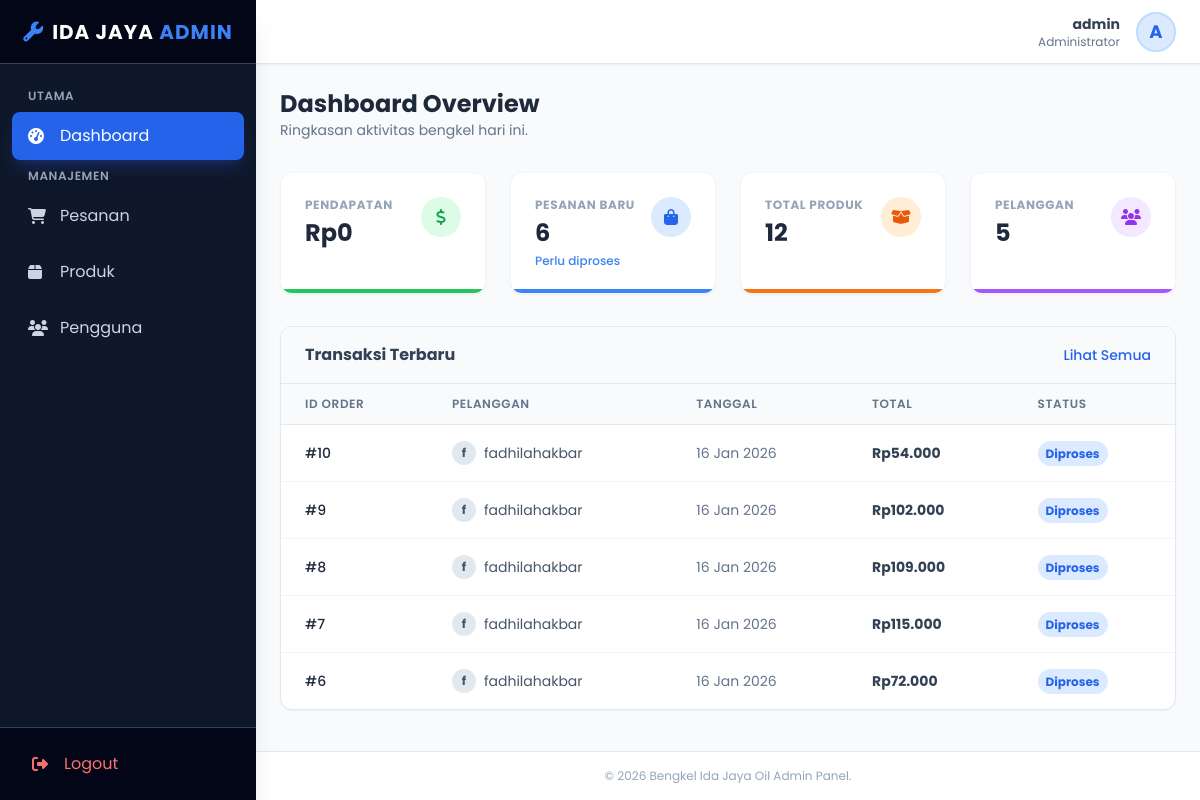
/admin/index.php (signed in), run on the app's committed database.
### tables this page shows
CREATE TABLE `pesanan` (
  `id_pesanan` int(11) NOT NULL,
  `id_user` int(11) NOT NULL,
  `tanggal_pesanan` datetime DEFAULT current_timestamp(),
  `total_harga` decimal(15,2) NOT NULL,
  `ongkos_kirim` decimal(15,2) DEFAULT NULL,
  `alamat_pengiriman` text NOT NULL,
  `jasa_pengiriman` varchar(50) DEFAULT NULL,
  `catatan` text DEFAULT NULL,
  `metode_pembayaran` varchar(50) NOT NULL,
  `status_pesanan` varchar(50) DEFAULT 'Menunggu Pembayaran',
  `bukti_pembayaran` varchar(255) DEFAULT NULL
);

CREATE TABLE `users` (
  `id_user` int(11) NOT NULL,
  `username` varchar(100) NOT NULL,
  `no_telp` varchar(20) DEFAULT NULL,
  `password` varchar(255) NOT NULL,
  `nama_lengkap` varchar(150) DEFAULT NULL,
  `role` enum('user','admin') NOT NULL DEFAULT 'user',
  `created_at` timestamp NOT NULL DEFAULT current_timestamp()
);

### admin/index.php (the view, shortened to what this page needs)
<?php
include 'admin_header.php';
$sql_pendapatan = "SELECT SUM(total_harga) AS total FROM pesanan WHERE status_pesanan = 'Selesai' OR status_pesanan = 'Sukses'";
$res_pendapatan = $conn->query($sql_pendapatan);
$pendapatan = $res_pendapatan->fetch_assoc()['total'] ?? 0;
$sql_baru = "SELECT COUNT(id_pesanan) AS total FROM pesanan WHERE status_pesanan IN ('Diproses', 'Menunggu Pembayaran')";
$res_baru = $conn->query($sql_baru);
$pesanan_baru = $res_baru->fetch_assoc()['total'] ?? 0;
$res_produk = $conn->query("SELECT COUNT(id) AS total FROM produk");
$jumlah_produk = $res_produk->fetch_assoc()['total'] ?? 0;
$cek_kolom = $conn->query("SHOW COLUMNS FROM users LIKE 'role'");
if($cek_kolom->num_rows > 0) {
    $sql_pelanggan = "SELECT COUNT(id_user) AS total FROM users WHERE role = 'user'";
} else {
    $sql_pelanggan = "SELECT COUNT(id_user) AS total FROM users";
}
$res_pelanggan = $conn->query($sql_pelanggan);
$jumlah_pelanggan = $res_pelanggan->fetch_assoc()['total'] ?? 0;
$pesanan_terbaru = [];
$sql_recent = "
    SELECT p.id_pesanan, u.nama_lengkap, p.tanggal_pesanan, p.total_harga, p.status_pesanan
    FROM pesanan p
    LEFT JOIN users u ON p.id_user = u.id_user
    ORDER BY p.tanggal_pesanan DESC
    LIMIT 5
";
$res_recent = $conn->query($sql_recent);
if ($res_recent && $res_recent->num_rows > 0) {
    while($row = $res_recent->fetch_assoc()) {
        $pesanan_terbaru[] = $row;
    }
}
?>
<div class="mb-8">
    <h1 class="text-2xl font-bold text-slate-800">Dashboard Overview</h1>
    <p class="text-slate-500 text-sm">Ringkasan aktivitas bengkel hari ini.</p>
</div>
<div class="grid grid-cols-1 md:grid-cols-2 lg:grid-cols-4 gap-6 mb-8">
    <div class="bg-white p-6 rounded-xl shadow-sm border border-slate-100 hover:shadow-md transition-shadow relative overflow-hidden">
        <div class="flex justify-between items-start">
            <div>
                <p class="text-xs font-bold text-slate-400 uppercase tracking-wider mb-1">Pendapatan</p>
                <h3 class="text-2xl font-bold text-slate-800">Rp<?= number_format($pendapatan, 0, ',', '.') ?></h3>
            </div>
            <div class="w-10 h-10 rounded-full bg-green-100 flex items-center justify-center text-green-600">
                <i class="fas fa-dollar-sign"></i>
            </div>
        </div>
        <div class="absolute bottom-0 left-0 w-full h-1 bg-green-500"></div>
    </div>
    <div class="bg-white p-6 rounded-xl shadow-sm border border-slate-100 hover:shadow-md transition-shadow relative overflow-hidden">
        <div class="flex justify-between items-start">
            <div>
                <p class="text-xs font-bold text-slate-400 uppercase tracking-wider mb-1">Pesanan Baru</p>
                <h3 class="text-2xl font-bold text-slate-800"><?= $pesanan_baru ?></h3>
                <p class="text-xs text-blue-500 mt-1 font-medium">Perlu diproses</p>
            </div>
            <div class="w-10 h-10 rounded-full bg-blue-100 flex items-center justify-center text-blue-600">
                <i class="fas fa-shopping-bag"></i>
            </div>
        </div>
        <div class="absolute bottom-0 left-0 w-full h-1 bg-blue-500"></div>
    </div>
    <div class="bg-white p-6 rounded-xl shadow-sm border border-slate-100 hover:shadow-md transition-shadow relative overflow-hidden">
        <div class="flex justify-between items-start">
            <div>
                <p class="text-xs font-bold text-slate-400 uppercase tracking-wider mb-1">Total Produk</p>
                <h3 class="text-2xl font-bold text-slate-800"><?= $jumlah_produk ?></h3>
            </div>
            <div class="w-10 h-10 rounded-full bg-orange-100 flex items-center justify-center text-orange-600">
                <i class="fas fa-box-open"></i>
            </div>
        </div>
        <div class="absolute bottom-0 left-0 w-full h-1 bg-orange-500"></div>
    </div>
    <div class="bg-white p-6 rounded-xl shadow-sm border border-slate-100 hover:shadow-md transition-shadow relative overflow-hidden">
        <div class="flex justify-between items-start">
            <div>
                <p class="text-xs font-bold text-slate-400 uppercase tracking-wider mb-1">Pelanggan</p>
                <h3 class="text-2xl font-bold text-slate-800"><?= $jumlah_pelanggan ?></h3>
            </div>
            <div class="w-10 h-10 rounded-full bg-purple-100 flex items-center justify-center text-purple-600">
                <i class="fas fa-users"></i>
            </div>
        </div>
        <div class="absolute bottom-0 left-0 w-full h-1 bg-purple-500"></div>
    </div>
</div>
<div class="bg-white rounded-xl shadow-sm border border-slate-200 overflow-hidden">
    <div class="px-6 py-4 border-b border-slate-200 flex justify-between items-center bg-slate-50">
        <h2 class="font-bold text-slate-700">Transaksi Terbaru</h2>
        <a href="kelola_pesanan.php" class="text-sm text-blue-600 hover:text-blue-800 font-medium">Lihat Semua</a>
    </div>
    <div class="overflow-x-auto">
        <table class="w-full text-left border-collapse">
            <thead>
                <tr class="bg-slate-50 text-slate-500 text-xs uppercase tracking-wider border-b border-slate-200">
                    <th class="px-6 py-3 font-semibold">ID Order</th>
                    <th class="px-6 py-3 font-semibold">Pelanggan</th>
                    <th class="px-6 py-3 font-semibold">Tanggal</th>
                    <th class="px-6 py-3 font-semibold">Total</th>
                    <th class="px-6 py-3 font-semibold">Status</th>
                </tr>
            </thead>
            <tbody class="divide-y divide-slate-100 text-sm">
                <?php if (!empty($pesanan_terbaru)): ?>
                    <?php foreach ($pesanan_terbaru as $p): ?>
                        <tr class="hover:bg-slate-50 transition-colors">
                            <td class="px-6 py-4 font-medium text-slate-800">#<?= $p['id_pesanan'] ?></td>
                            <td class="px-6 py-4">
                                <div class="flex items-center gap-2">
                                    <div class="w-6 h-6 rounded-full bg-slate-200 flex items-center justify-center text-xs font-bold text-slate-600">
                                        <?= substr($p['nama_lengkap'] ?? 'U', 0, 1) ?>
                                    </div>
                                    <span class="text-slate-600"><?= htmlspecialchars($p['nama_lengkap'] ?? 'User Terhapus') ?></span>
                                </div>
                            </td>
                            <td class="px-6 py-4 text-slate-500"><?= date('d M Y', strtotime($p['tanggal_pesanan'])) ?></td>
                            <td class="px-6 py-4 font-bold text-slate-700">Rp<?= number_format($p['total_harga'], 0, ',', '.') ?></td>
                            <td class="px-6 py-4">
                                <?php
                                    $status = strtolower($p['status_pesanan']);
                                    $badgeColor = 'bg-gray-100 text-gray-600';
                                    if(strpos($status, 'proses') !== false) $badgeColor = 'bg-blue-100 text-blue-600';
                                ?>
                                <span class="px-2 py-1 rounded-full text-xs font-bold <?= $badgeColor ?>">
                                    <?= ucfirst($p['status_pesanan']) ?>
                                </span>
                            </td>
                        </tr>
                    <?php endforeach; ?>
                <?php else: ?>
                    <tr>
                        <td colspan="5" class="px-6 py-8 text-center text-slate-400">Belum ada transaksi terbaru.</td>
                    </tr>
                <?php endif; ?>
            </tbody>
        </table>
    </div>
</div>
<?php include 'admin_footer.php'; ?>

### admin/admin_header.php (style rules this page uses)
body { font-family: 'Poppins', sans-serif; }

### data on the page
pesanan: id_pesanan "10", id_user.nama_lengkap "f", id_user.nama_lengkap "fadhilahakbar", tanggal_pesanan "16 Jan 2026", total_harga "54.000", status_pesanan "Diproses"
pesanan: id_pesanan "9", id_user.nama_lengkap "f", id_user.nama_lengkap "fadhilahakbar", tanggal_pesanan "16 Jan 2026", total_harga "102.000", status_pesanan "Diproses"
pesanan: id_pesanan "8", id_user.nama_lengkap "f", id_user.nama_lengkap "fadhilahakbar", tanggal_pesanan "16 Jan 2026", total_harga "109.000", status_pesanan "Diproses"
pesanan: id_pesanan "7", id_user.nama_lengkap "f", id_user.nama_lengkap "fadhilahakbar", tanggal_pesanan "16 Jan 2026", total_harga "115.000", status_pesanan "Diproses"
pesanan: id_pesanan "6", id_user.nama_lengkap "f", id_user.nama_lengkap "fadhilahakbar", tanggal_pesanan "16 Jan 2026", total_harga "72.000", status_pesanan "Diproses"

### other printed values
$admin_name "admin"
substr($admin_name, 0, 1) "A"
$pendapatan "0"
$pesanan_baru "6"
$jumlah_produk "12"
$jumlah_pelanggan "5"
